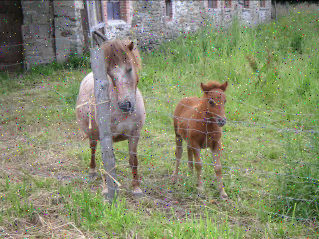
#> input picture horse.png, 319 x 239 px
$ python Bilateral.py
#> lines starting #> are read from the running program, lines starting #| are printed output that depends on the picture
import cv2
import numpy

pic = cv2.imread('horse.png')
#> pic is the input picture: shape (239, 319, 3); mean B, G, R 108.9, 140.3, 133.1

dimpixel = 7
color = 100
space = 100
filter = cv2.bilateralFilter(pic, dimpixel, color, space)
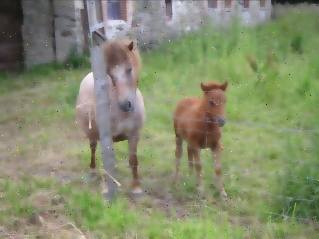
#> filter: shape (239, 319, 3); mean B, G, R 108.8, 140.3, 133.1
cv2.imshow('filter', filter)
cv2.waitKey(0)
cv2.destroyAllWindows()
